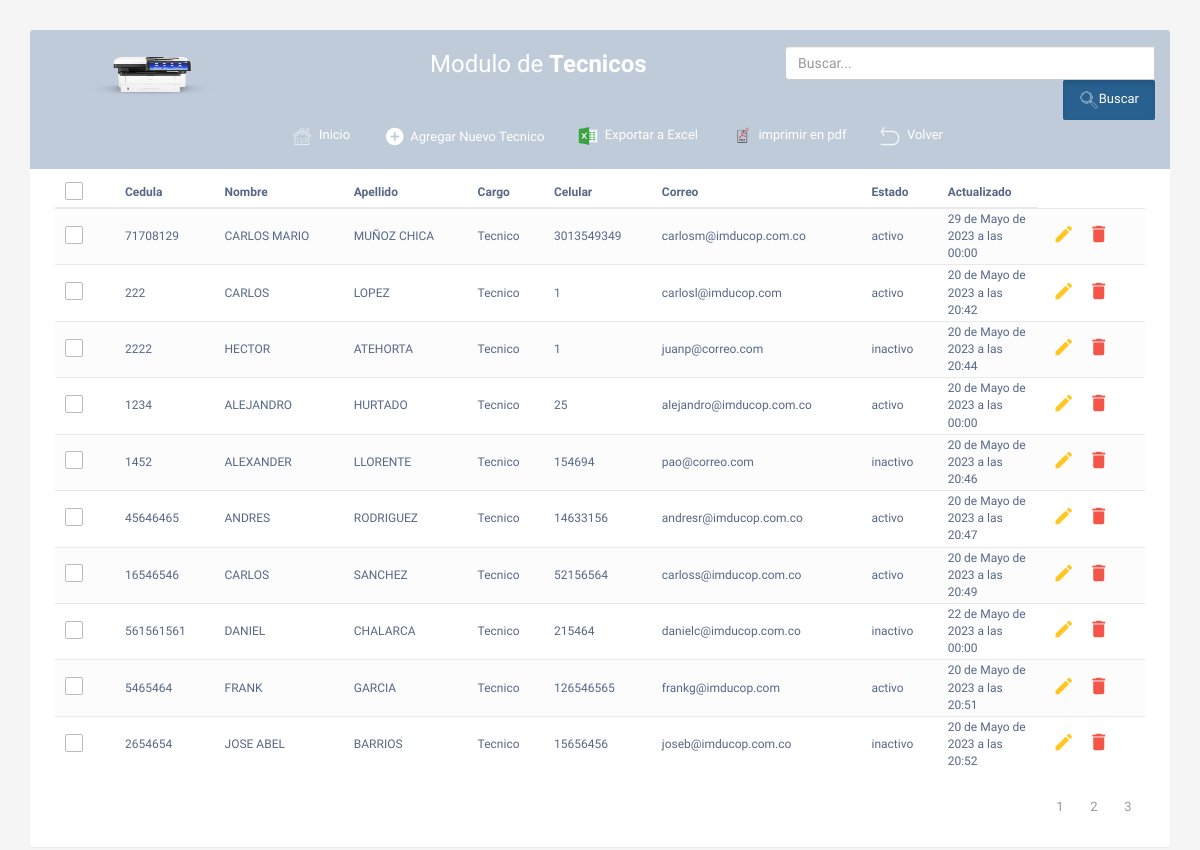
The app's page /tecnico-list/ (signed in) with its own data.
### apptaller/models.py (models this page shows, shortened)
class Tecnico(models.Model):
    cedula = models.CharField(max_length=15, unique=True ,null=True)
    nombre = models.CharField(max_length=20, null=False)
    apellido = models.CharField(max_length=20, null=False)
    cargo = models.CharField(max_length=10, null=False)
    celular = models.CharField(max_length=15, null=False)
    correo = models.EmailField(null=True)
    estado = models.CharField(max_length=10)
    created = models.DateTimeField(auto_now_add=True)

### apptaller/views.py (the view, shortened to what this page needs)
# urls.py: path('tecnico-list/', login_required(views.tecnicoList), name='tecnico-list'),
def tecnicoList(request):
    busqueda = request.GET.get("buscar")
    tecnico_queryset = Tecnico.objects.all()
    page = request.GET.get('page', 1)
    try:
        paginator = Paginator(tecnico_queryset,10)
        tecnico_queryset = paginator.page(page)
    except:
        raise Http404
    context = {'tecnico' : tecnico_queryset, 'paginator': paginator}
    return render(request, 'apptaller/tecnico-list.html', context)

### apptaller/templates/apptaller/tecnico-list.html (shortened to what this page needs)
<!DOCTYPE html>
<html lang="en">
<head>
<link rel="stylesheet" href="https://maxcdn.bootstrapcdn.com/font-awesome/4.7.0/css/font-awesome.min.css">
<link rel="stylesheet" href="https://maxcdn.bootstrapcdn.com/bootstrap/3.3.7/css/bootstrap.min.css">
  <body>
    <div class="container">
        <div class="table-wrapper">
            <div class="table-title">
                <div class="row">
                    <div class="col-sm-4">
                        <img class="logo" src="/apptaller/static/media/logo.png" class="rounded float-left" alt="logo">
                       </div>
                    <div class="col-sm-4">
						<h2>Modulo de <b>Tecnicos</b></h2>
					</div>
					<form action="" method="get">
						<div class="input-group col-md-4">
							<input type="text" class="form-control" placeholder="Buscar..." name="buscar">
							<span class="input-group-list">
								<button type="submit" class="btn btn-primary btn-lg active"><img class="icon" src="/apptaller/static/media/buscar3.png" alt="Taller">Buscar</button>
							</span>
						</div>
					</form>
					<div class="col-sm-10">
						<a href="/tecnico-list/" class="btn btn-outline-success" role="button" aria-pressed="true"><img class="icon" src="/apptaller/static/media/4829864_arrow_back_left_icon.png" alt="Inicio">&nbsp;&nbsp;Volver</a>
						<a href="/pdf-tecnico/" target="_blank" class="btn btn-outline-success" role="button" aria-pressed="true"><img class="icon" src="/apptaller/static/media/pdf.ico" alt="Inicio">&nbsp;&nbsp;imprimir en pdf</a>
						<a href="{% url 'reporte_excel_tecnicos' %}" class="btn btn-outline-success" role="button" aria-pressed="true"><img class="icon" src="/apptaller/static/media/excel.ico" alt="Inicio">&nbsp;&nbsp;Exportar a Excel</a>
						<a href="#addEmployeeModal" class="btn btn-outline-success" data-toggle="modal"><i class="material-icons">&#xE147;</i> <span>Agregar Nuevo Tecnico</span></a>
                        <a href="/" class="btn btn-outline-success" role="button" aria-pressed="true"><img class="icon" src="/apptaller/static/media/home.png" alt="Inicio">&nbsp;&nbsp;Inicio</a>
					</div>
                </div>
            </div>
            <table class="table table-striped table-hover">
                <thead>
                    <tr>
						<th>
							<span class="custom-checkbox">
								<label for="selectAll"></label>
							</span>
						</th>
                        <th>Cedula</th>
                        <th>Nombre</th>
						<th>Apellido</th>
                        <th>Cargo</th>
                        <th>Celular</th>
                        <th>Correo</th>
                        <th>Estado</th>
                        <th>Actualizado</th>
                    </tr>
                </thead>
                <tbody>
				{% for i in tecnico %}
                    <tr>
						<td>
							<span class="custom-checkbox">
								<label for="checkbox1"></label>
							</span>
						</td>
                        <td>{{i.cedula}}</td>
                        <td>{{i.nombre}}</td>
                        <td>{{i.apellido}}</td>
                        <td>{{i.cargo}}</td>
                        <td>{{i.celular}}</td>
						<td>{{i.correo}}</td>
                        <td>{{i.estado}}</td>
						<td>{{i.created}}</td>
                        <td>
                            <a href="#editEmployeeModal-{{forloop.counter}}" class="edit" data-toggle="modal"><i class="material-icons" data-toggle="tooltip" title="Edit">&#xE254;</i></a>
                            <a href="#deleteEmployeeModal-{{forloop.counter}}" class="delete" data-toggle="modal"><i class="material-icons" data-toggle="tooltip" title="Delete">&#xE872;</i></a>
                        </td>
					</tr>
				{% endfor %}
                </tbody>
            </table>
			<div>{% include 'paginator.html' %}</div>
        </div>
    </div>
</body>
</html>

### app/templates/paginator.html (shortened to what this page needs)
{% if paginator.num_pages > 1%}
<div class="d-flex justify-content-center">
    <ul class="pagination">
        {% for page in paginator.page_range %}
            {% if page < 7 or page == numparte_context.number %}
            <li class="page-item {% if page == numparte_context.number %}active{% endif %}">
                <a class="page-link" href="?page={{ page }}#pagtable">{{ page }}</a>
            </li>
            {% endif %}
        {% endfor %}
    </ul>
</div>
<div class="d-flex justify-content-center d-sm-none">
    <br>
    <br>
</div>
{% endif %}

### apptaller/templates/apptaller/tecnico-list.html (style rules this page uses)
body { color: #566787; background: #f5f5f5; font-family: 'Varela Round', sans-serif; font-size: 12px; }
.table-wrapper { background: #fff; padding: 20px 25px; margin: 30px 0; border-radius: 3px; box-shadow: 0 1px 1px rgba(0,0,0,.05); }
.table-title { padding-bottom: 15px; background: #c0cbda; color: #fff; padding: 16px 30px; margin: -20px -25px 10px; border-radius: 3px 3px 0 0; }
.table-title h2 { margin: 5px 0 0; font-size: 24px; }
.table-title .btn { color: #fff; float: right; font-size: 13px; border: none; min-width: 50px; border-radius: 2px; border: none; outline: none !important; margin-left: 10px; }
.table-title .btn i { float: left; font-size: 21px; margin-right: 5px; }
.table-title .btn span { float: left; margin-top: 2px; }
table.table tr th, table.table tr td { border-color: #e9e9e9; padding: 2px 10px; vertical-align: middle; }
table.table tr th:first-child { width: 60px; }
table.table tr th:last-child { width: 100px; }
table.table-striped tbody tr:nth-of-type(odd) { background-color: #fcfcfc; }
table.table td:last-child i { opacity: 0.9; font-size: 22px; margin: 0 5px; }
table.table td a { font-weight: bold; color: #566787; display: inline-block; text-decoration: none; outline: none !important; }
table.table td a.edit { color: #FFC107; }
table.table td a.delete { color: #F44336; }
table.table td i { font-size: 19px; }
.pagination { float: right; margin: 0 0 5px; }
.pagination li a { border: none; font-size: 13px; min-width: 30px; min-height: 30px; color: #999; margin: 0 2px; line-height: 30px; border-radius: 2px !important; text-align: center; padding: 0 6px; }
.custom-checkbox { position: relative; }
.custom-checkbox label:before { width: 18px; height: 18px; }
.custom-checkbox label:before { content: ''; margin-right: 10px; display: inline-block; vertical-align: text-top; background: white; border: 1px solid #bbb; border-radius: 2px; box-sizing: border-box; z-index: 2; }
img.icon { flex: 1; height: 20px; width: 20px; }
img.logo { flex: 1; height: 60px; width: 180px; }

### records on screen
Tecnico: cedula "71708129", nombre "CARLOS MARIO", apellido "MUÑOZ CHICA", cargo "Tecnico", celular "3013549349", correo "carlosm@imducop.com.co", estado "activo", created "29 de Mayo de 2023 a las 00:00"
Tecnico: cedula "222", nombre "CARLOS", apellido "LOPEZ", cargo "Tecnico", celular "1", correo "carlosl@imducop.com", estado "activo", created "20 de Mayo de 2023 a las 20:42"
Tecnico: cedula "2222", nombre "HECTOR", apellido "ATEHORTA", cargo "Tecnico", celular "1", correo "juanp@correo.com", estado "inactivo", created "20 de Mayo de 2023 a las 20:44"
Tecnico: cedula "1234", nombre "ALEJANDRO", apellido "HURTADO", cargo "Tecnico", celular "25", correo "alejandro@imducop.com.co", estado "activo", created "20 de Mayo de 2023 a las 00:00"
Tecnico: cedula "1452", nombre "ALEXANDER", apellido "LLORENTE", cargo "Tecnico", celular "154694", correo "pao@correo.com", estado "inactivo", created "20 de Mayo de 2023 a las 20:46"
Tecnico: cedula "45646465", nombre "ANDRES", apellido "RODRIGUEZ", cargo "Tecnico", celular "14633156", correo "andresr@imducop.com.co", estado "activo", created "20 de Mayo de 2023 a las 20:47"
Tecnico: cedula "16546546", nombre "CARLOS", apellido "SANCHEZ", cargo "Tecnico", celular "52156564", correo "carloss@imducop.com.co", estado "activo", created "20 de Mayo de 2023 a las 20:49"
Tecnico: cedula "561561561", nombre "DANIEL", apellido "CHALARCA", cargo "Tecnico", celular "215464", correo "danielc@imducop.com.co", estado "inactivo", created "22 de Mayo de 2023 a las 00:00"
Tecnico: cedula "5465464", nombre "FRANK", apellido "GARCIA", cargo "Tecnico", celular "126546565", correo "frankg@imducop.com", estado "activo", created "20 de Mayo de 2023 a las 20:51"
Tecnico: cedula "2654654", nombre "JOSE ABEL", apellido "BARRIOS", cargo "Tecnico", celular "15656456", correo "joseb@imducop.com.co", estado "inactivo", created "20 de Mayo de 2023 a las 20:52"

### other values on screen
{{ page }} "1" "2" "3"
